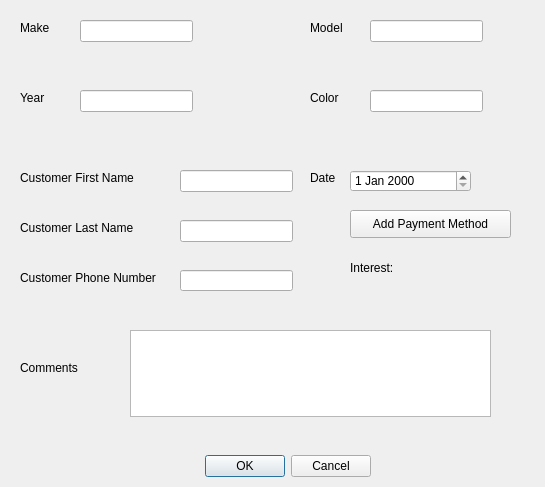
<?xml version="1.0" encoding="UTF-8"?>
<ui version="4.0">
 <class>merging</class>
 <widget class="QDialog" name="merging">
  <property name="geometry">
   <rect>
    <x>0</x>
    <y>0</y>
    <width>545</width>
    <height>487</height>
   </rect>
  </property>
  <property name="windowTitle">
   <string>Dialog</string>
  </property>
  <widget class="QDialogButtonBox" name="buttonBox">
   <property name="geometry">
    <rect>
     <x>30</x>
     <y>450</y>
     <width>341</width>
     <height>32</height>
    </rect>
   </property>
   <property name="orientation">
    <enum>Qt::Horizontal</enum>
   </property>
   <property name="standardButtons">
    <set>QDialogButtonBox::Cancel|QDialogButtonBox::Ok</set>
   </property>
  </widget>
  <widget class="QLabel" name="label_2">
   <property name="geometry">
    <rect>
     <x>20</x>
     <y>170</y>
     <width>151</width>
     <height>16</height>
    </rect>
   </property>
   <property name="text">
    <string>Customer First Name</string>
   </property>
  </widget>
  <widget class="QLabel" name="label_3">
   <property name="geometry">
    <rect>
     <x>20</x>
     <y>270</y>
     <width>151</width>
     <height>16</height>
    </rect>
   </property>
   <property name="text">
    <string>Customer Phone Number</string>
   </property>
  </widget>
  <widget class="QLabel" name="label_4">
   <property name="geometry">
    <rect>
     <x>20</x>
     <y>360</y>
     <width>81</width>
     <height>16</height>
    </rect>
   </property>
   <property name="text">
    <string>Comments</string>
   </property>
  </widget>
  <widget class="QLabel" name="label">
   <property name="geometry">
    <rect>
     <x>20</x>
     <y>20</y>
     <width>55</width>
     <height>16</height>
    </rect>
   </property>
   <property name="text">
    <string>Make</string>
   </property>
  </widget>
  <widget class="QLabel" name="label_5">
   <property name="geometry">
    <rect>
     <x>310</x>
     <y>20</y>
     <width>55</width>
     <height>16</height>
    </rect>
   </property>
   <property name="text">
    <string>Model</string>
   </property>
  </widget>
  <widget class="QLabel" name="label_6">
   <property name="geometry">
    <rect>
     <x>20</x>
     <y>90</y>
     <width>55</width>
     <height>16</height>
    </rect>
   </property>
   <property name="text">
    <string>Year</string>
   </property>
  </widget>
  <widget class="QLabel" name="label_7">
   <property name="geometry">
    <rect>
     <x>310</x>
     <y>90</y>
     <width>55</width>
     <height>16</height>
    </rect>
   </property>
   <property name="text">
    <string>Color</string>
   </property>
  </widget>
  <widget class="QLabel" name="label_8">
   <property name="geometry">
    <rect>
     <x>20</x>
     <y>220</y>
     <width>151</width>
     <height>16</height>
    </rect>
   </property>
   <property name="text">
    <string>Customer Last Name</string>
   </property>
  </widget>
  <widget class="QLineEdit" name="first_edit">
   <property name="geometry">
    <rect>
     <x>180</x>
     <y>170</y>
     <width>113</width>
     <height>22</height>
    </rect>
   </property>
  </widget>
  <widget class="QLineEdit" name="phone_edit">
   <property name="geometry">
    <rect>
     <x>180</x>
     <y>270</y>
     <width>113</width>
     <height>21</height>
    </rect>
   </property>
  </widget>
  <widget class="QLineEdit" name="last_edit">
   <property name="geometry">
    <rect>
     <x>180</x>
     <y>220</y>
     <width>113</width>
     <height>22</height>
    </rect>
   </property>
  </widget>
  <widget class="QPlainTextEdit" name="comments_text">
   <property name="geometry">
    <rect>
     <x>130</x>
     <y>330</y>
     <width>361</width>
     <height>87</height>
    </rect>
   </property>
  </widget>
  <widget class="QPushButton" name="add_payment_bt">
   <property name="geometry">
    <rect>
     <x>350</x>
     <y>210</y>
     <width>161</width>
     <height>28</height>
    </rect>
   </property>
   <property name="text">
    <string>Add Payment Method</string>
   </property>
  </widget>
  <widget class="QLabel" name="order_interest_lbl_2">
   <property name="geometry">
    <rect>
     <x>350</x>
     <y>260</y>
     <width>61</width>
     <height>16</height>
    </rect>
   </property>
   <property name="text">
    <string>Interest:</string>
   </property>
  </widget>
  <widget class="QLabel" name="order_interest_lbl">
   <property name="geometry">
    <rect>
     <x>420</x>
     <y>260</y>
     <width>51</width>
     <height>16</height>
    </rect>
   </property>
   <property name="text">
    <string/>
   </property>
  </widget>
  <widget class="QLineEdit" name="make_edit">
   <property name="geometry">
    <rect>
     <x>80</x>
     <y>20</y>
     <width>113</width>
     <height>22</height>
    </rect>
   </property>
  </widget>
  <widget class="QLineEdit" name="year_edit">
   <property name="geometry">
    <rect>
     <x>80</x>
     <y>90</y>
     <width>113</width>
     <height>22</height>
    </rect>
   </property>
  </widget>
  <widget class="QLineEdit" name="model_edit">
   <property name="geometry">
    <rect>
     <x>370</x>
     <y>20</y>
     <width>113</width>
     <height>22</height>
    </rect>
   </property>
  </widget>
  <widget class="QLineEdit" name="color_edit">
   <property name="geometry">
    <rect>
     <x>370</x>
     <y>90</y>
     <width>113</width>
     <height>22</height>
    </rect>
   </property>
  </widget>
  <widget class="QLabel" name="label_10">
   <property name="geometry">
    <rect>
     <x>310</x>
     <y>170</y>
     <width>55</width>
     <height>16</height>
    </rect>
   </property>
   <property name="text">
    <string>Date</string>
   </property>
  </widget>
  <widget class="QDateEdit" name="date_edit">
   <property name="geometry">
    <rect>
     <x>350</x>
     <y>170</y>
     <width>121</width>
     <height>22</height>
    </rect>
   </property>
  </widget>
 </widget>
 <resources/>
 <connections>
  <connection>
   <sender>buttonBox</sender>
   <signal>accepted()</signal>
   <receiver>merging</receiver>
   <slot>accept()</slot>
   <hints>
    <hint type="sourcelabel">
     <x>248</x>
     <y>254</y>
    </hint>
    <hint type="destinationlabel">
     <x>157</x>
     <y>274</y>
    </hint>
   </hints>
  </connection>
  <connection>
   <sender>buttonBox</sender>
   <signal>rejected()</signal>
   <receiver>merging</receiver>
   <slot>reject()</slot>
   <hints>
    <hint type="sourcelabel">
     <x>316</x>
     <y>260</y>
    </hint>
    <hint type="destinationlabel">
     <x>286</x>
     <y>274</y>
    </hint>
   </hints>
  </connection>
 </connections>
</ui>
